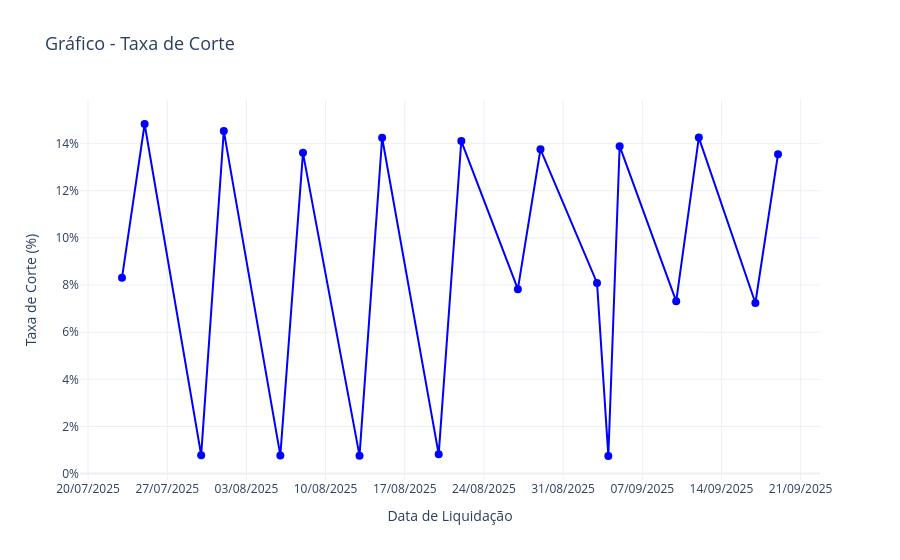

The notebook cell this image was saved under:
### Markdown cell above
### Gráfico da Taxa de Corte

### Code cell
import plotly.graph_objects as go

# Garantir que a coluna 'taxaCorte' seja convertida corretamente
if tabela['taxaCorte'].dtype == 'object':  # Verifica se a coluna é do tipo string
    tabela['taxaCorte'] = tabela['taxaCorte'].str.rstrip('%').astype(float)

# Garantir que a coluna de datas ('dataLiquidacao') esteja no formato datetime
tabela['dataLiquidacao'] = pd.to_datetime(tabela['dataLiquidacao'], errors='coerce')

# Selecionar o maior valor de 'taxaCorte' para cada data
picos_por_data = tabela.groupby('dataLiquidacao', as_index=False).max()

# Criar o gráfico de linha conectando os picos
fig = go.Figure()

# Adicionar a linha conectando os picos
fig.add_trace(go.Scatter(
    x=picos_por_data['dataLiquidacao'],
    y=picos_por_data['taxaCorte'],
    mode='lines+markers',
    name='Picos por Data',
    line=dict(color='blue'),
    marker=dict(size=8, color='blue', symbol='circle')
))

# Personalizar o layout
fig.update_layout(
    title='Gráfico - Taxa de Corte ',
    xaxis_title='Data de Liquidação',
    yaxis_title='Taxa de Corte (%)',
    template='plotly_white',
    xaxis=dict(tickformat='%d/%m/%Y'),
    yaxis=dict(ticksuffix='%'),
    title_font_size=18,
    xaxis_title_font_size=14,
    yaxis_title_font_size=14
)

# Exibir o gráfico
fig.show()

### Figure 1 — Plotly figure (JSON) as saved in the notebook; plotly's stock layout.template omitted (floating-point values rounded to 4 significant figures)
{"data": [{"line": {"color": "blue"}, "marker": {"color": "blue", "size": 8, "symbol": "circle"}, "mode": "lines+markers", "name": "Picos por Data", "type": "scatter", "x": ["2025-07-23T00:00:00.000000000", "2025-07-25T00:00:00.000000000", "2025-07-30T00:00:00.000000000", "2025-08-01T00:00:00.000000000", "2025-08-06T00:00:00.000000000", "2025-08-08T00:00:00.000000000", "2025-08-13T00:00:00.000000000", "2025-08-15T00:00:00.000000000", "2025-08-20T00:00:00.000000000", "2025-08-22T00:00:00.000000000", "2025-08-27T00:00:00.000000000", "2025-08-29T00:00:00.000000000", "2025-09-03T00:00:00.000000000", "2025-09-04T00:00:00.000000000", "2025-09-05T00:00:00.000000000", "2025-09-10T00:00:00.000000000", "2025-09-12T00:00:00.000000000", "2025-09-17T00:00:00.000000000", "2025-09-19T00:00:00.000000000"], "y": [8.307, 14.83, 0.7837, 14.54, 0.7705, 13.61, 0.7619, 14.25, 0.8167, 14.11, 7.824, 13.76, 8.089, 0.7467, 13.89, 7.309, 14.25, 7.239, 13.55]}], "layout": {"title": {"font": {"size": 18}, "text": "Gráfico - Taxa de Corte "}, "xaxis": {"tickformat": "%d/%m/%Y", "title": {"font": {"size": 14}, "text": "Data de Liquidação"}}, "yaxis": {"ticksuffix": "%", "title": {"font": {"size": 14}, "text": "Taxa de Corte (%)"}}}}
